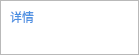
<?xml version="1.0" encoding="UTF-8"?>
<ui version="4.0">
 <class>myToolTip</class>
 <widget class="QDialog" name="myToolTip">
  <property name="geometry">
   <rect>
    <x>0</x>
    <y>0</y>
    <width>139</width>
    <height>55</height>
   </rect>
  </property>
  <property name="windowTitle">
   <string>Dialog</string>
  </property>
  <property name="styleSheet">
   <string notr="true">QDialog{
background-color: rgb(255, 255, 255);
border-width: 1px;
border-style: solid;
border-color: rgb(185, 185, 185);}</string>
  </property>
  <layout class="QGridLayout" name="gridLayout_3">
   <property name="leftMargin">
    <number>1</number>
   </property>
   <property name="topMargin">
    <number>1</number>
   </property>
   <property name="rightMargin">
    <number>1</number>
   </property>
   <property name="bottomMargin">
    <number>1</number>
   </property>
   <property name="spacing">
    <number>0</number>
   </property>
   <item row="0" column="0">
    <layout class="QVBoxLayout" name="verticalLayout" stretch="0,0,0">
     <property name="spacing">
      <number>0</number>
     </property>
     <item>
      <spacer name="verticalSpacer">
       <property name="orientation">
        <enum>Qt::Vertical</enum>
       </property>
       <property name="sizeType">
        <enum>QSizePolicy::Preferred</enum>
       </property>
       <property name="sizeHint" stdset="0">
        <size>
         <width>20</width>
         <height>12</height>
        </size>
       </property>
      </spacer>
     </item>
     <item>
      <layout class="QHBoxLayout" name="horizontalLayout" stretch="8,24,95">
       <property name="spacing">
        <number>0</number>
       </property>
       <item>
        <spacer name="horizontalSpacer">
         <property name="orientation">
          <enum>Qt::Horizontal</enum>
         </property>
         <property name="sizeHint" stdset="0">
          <size>
           <width>8</width>
           <height>20</height>
          </size>
         </property>
        </spacer>
       </item>
       <item>
        <widget class="QLabel" name="label">
         <property name="styleSheet">
          <string notr="true">QLabel{font: bold large /'SourceHanSansK-Regular/';font-size:12px;
color: rgb(74, 144, 226);}</string>
         </property>
         <property name="text">
          <string>详情</string>
         </property>
        </widget>
       </item>
       <item>
        <spacer name="horizontalSpacer_2">
         <property name="orientation">
          <enum>Qt::Horizontal</enum>
         </property>
         <property name="sizeHint" stdset="0">
          <size>
           <width>95</width>
           <height>20</height>
          </size>
         </property>
        </spacer>
       </item>
      </layout>
     </item>
     <item>
      <widget class="QWidget" name="widget_botton" native="true">
       <property name="styleSheet">
        <string notr="true">QWidget#widget_botton{
	background-color: rgb(255, 255, 255);
}</string>
       </property>
       <layout class="QGridLayout" name="gridLayout_2">
        <property name="leftMargin">
         <number>11</number>
        </property>
        <property name="topMargin">
         <number>13</number>
        </property>
        <property name="rightMargin">
         <number>8</number>
        </property>
        <property name="bottomMargin">
         <number>14</number>
        </property>
        <property name="spacing">
         <number>0</number>
        </property>
        <item row="0" column="0">
         <layout class="QGridLayout" name="layout_data">
          <property name="horizontalSpacing">
           <number>6</number>
          </property>
          <property name="verticalSpacing">
           <number>0</number>
          </property>
         </layout>
        </item>
       </layout>
      </widget>
     </item>
    </layout>
   </item>
  </layout>
 </widget>
 <resources/>
 <connections/>
</ui>
